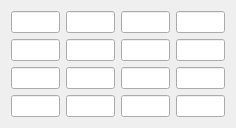
<?xml version="1.0" encoding="UTF-8"?>
<ui version="4.0">
 <class>MatrixWidget</class>
 <widget class="QWidget" name="MatrixWidget">
  <property name="geometry">
   <rect>
    <x>0</x>
    <y>0</y>
    <width>236</width>
    <height>116</height>
   </rect>
  </property>
  <property name="contextMenuPolicy">
   <enum>Qt::CustomContextMenu</enum>
  </property>
  <property name="windowTitle">
   <string>Form</string>
  </property>
  <property name="whatsThis">
   <string>&lt;!DOCTYPE HTML PUBLIC &quot;-//W3C//DTD HTML 4.0//EN&quot; &quot;http://www.w3.org/TR/REC-html40/strict.dtd&quot;&gt;
&lt;html&gt;&lt;head&gt;&lt;meta name=&quot;qrichtext&quot; content=&quot;1&quot; /&gt;&lt;style type=&quot;text/css&quot;&gt;
p, li { white-space: pre-wrap; }
&lt;/style&gt;&lt;/head&gt;&lt;body style=&quot; font-family:'MS Shell Dlg 2'; font-size:8.25pt; font-weight:400; font-style:normal;&quot;&gt;
&lt;p style=&quot; margin-top:0px; margin-bottom:0px; margin-left:0px; margin-right:0px; -qt-block-indent:0; text-indent:0px;&quot;&gt;&lt;span style=&quot; font-size:8pt;&quot;&gt;Widget containing a matrix.&lt;/span&gt;&lt;/p&gt;
&lt;p style=&quot; margin-top:0px; margin-bottom:0px; margin-left:0px; margin-right:0px; -qt-block-indent:0; text-indent:0px;&quot;&gt;&lt;span style=&quot; font-size:8pt;&quot;&gt;You can invert, transpose, copy or past matrices with the context menu.&lt;/span&gt;&lt;/p&gt;&lt;/body&gt;&lt;/html&gt;</string>
  </property>
  <layout class="QGridLayout" name="gridLayout">
   <item row="0" column="0">
    <widget class="TypedLineEdit" name="lineEdit11">
     <property name="contextMenuPolicy">
      <enum>Qt::CustomContextMenu</enum>
     </property>
    </widget>
   </item>
   <item row="0" column="1">
    <widget class="TypedLineEdit" name="lineEdit12">
     <property name="contextMenuPolicy">
      <enum>Qt::CustomContextMenu</enum>
     </property>
    </widget>
   </item>
   <item row="0" column="2">
    <widget class="TypedLineEdit" name="lineEdit13">
     <property name="contextMenuPolicy">
      <enum>Qt::CustomContextMenu</enum>
     </property>
    </widget>
   </item>
   <item row="0" column="3">
    <widget class="TypedLineEdit" name="lineEdit14">
     <property name="contextMenuPolicy">
      <enum>Qt::CustomContextMenu</enum>
     </property>
    </widget>
   </item>
   <item row="1" column="0">
    <widget class="TypedLineEdit" name="lineEdit21">
     <property name="contextMenuPolicy">
      <enum>Qt::CustomContextMenu</enum>
     </property>
    </widget>
   </item>
   <item row="1" column="1">
    <widget class="TypedLineEdit" name="lineEdit22">
     <property name="contextMenuPolicy">
      <enum>Qt::CustomContextMenu</enum>
     </property>
    </widget>
   </item>
   <item row="1" column="2">
    <widget class="TypedLineEdit" name="lineEdit23">
     <property name="contextMenuPolicy">
      <enum>Qt::CustomContextMenu</enum>
     </property>
    </widget>
   </item>
   <item row="1" column="3">
    <widget class="TypedLineEdit" name="lineEdit24">
     <property name="contextMenuPolicy">
      <enum>Qt::CustomContextMenu</enum>
     </property>
    </widget>
   </item>
   <item row="2" column="0">
    <widget class="TypedLineEdit" name="lineEdit31">
     <property name="contextMenuPolicy">
      <enum>Qt::CustomContextMenu</enum>
     </property>
    </widget>
   </item>
   <item row="2" column="1">
    <widget class="TypedLineEdit" name="lineEdit32">
     <property name="contextMenuPolicy">
      <enum>Qt::CustomContextMenu</enum>
     </property>
    </widget>
   </item>
   <item row="2" column="2">
    <widget class="TypedLineEdit" name="lineEdit33">
     <property name="contextMenuPolicy">
      <enum>Qt::CustomContextMenu</enum>
     </property>
    </widget>
   </item>
   <item row="2" column="3">
    <widget class="TypedLineEdit" name="lineEdit34">
     <property name="contextMenuPolicy">
      <enum>Qt::CustomContextMenu</enum>
     </property>
    </widget>
   </item>
   <item row="3" column="0">
    <widget class="TypedLineEdit" name="lineEdit41">
     <property name="contextMenuPolicy">
      <enum>Qt::CustomContextMenu</enum>
     </property>
    </widget>
   </item>
   <item row="3" column="1">
    <widget class="TypedLineEdit" name="lineEdit42">
     <property name="contextMenuPolicy">
      <enum>Qt::CustomContextMenu</enum>
     </property>
    </widget>
   </item>
   <item row="3" column="2">
    <widget class="TypedLineEdit" name="lineEdit43">
     <property name="contextMenuPolicy">
      <enum>Qt::CustomContextMenu</enum>
     </property>
    </widget>
   </item>
   <item row="3" column="3">
    <widget class="TypedLineEdit" name="lineEdit44">
     <property name="contextMenuPolicy">
      <enum>Qt::CustomContextMenu</enum>
     </property>
    </widget>
   </item>
  </layout>
 </widget>
 <customwidgets>
  <customwidget>
   <class>TypedLineEdit</class>
   <extends>QLineEdit</extends>
   <header>typedlineedit.h</header>
   <container>1</container>
  </customwidget>
 </customwidgets>
 <resources/>
 <connections>
  <connection>
   <sender>MatrixWidget</sender>
   <signal>customContextMenuRequested(QPoint)</signal>
   <receiver>MatrixWidget</receiver>
   <slot>showCustomContextMenu(QPoint)</slot>
   <hints>
    <hint type="sourcelabel">
     <x>104</x>
     <y>6</y>
    </hint>
    <hint type="destinationlabel">
     <x>131</x>
     <y>0</y>
    </hint>
   </hints>
  </connection>
 </connections>
 <slots>
  <slot>createMatrix()</slot>
  <slot>showCustomContextMenu(QPoint)</slot>
 </slots>
</ui>
